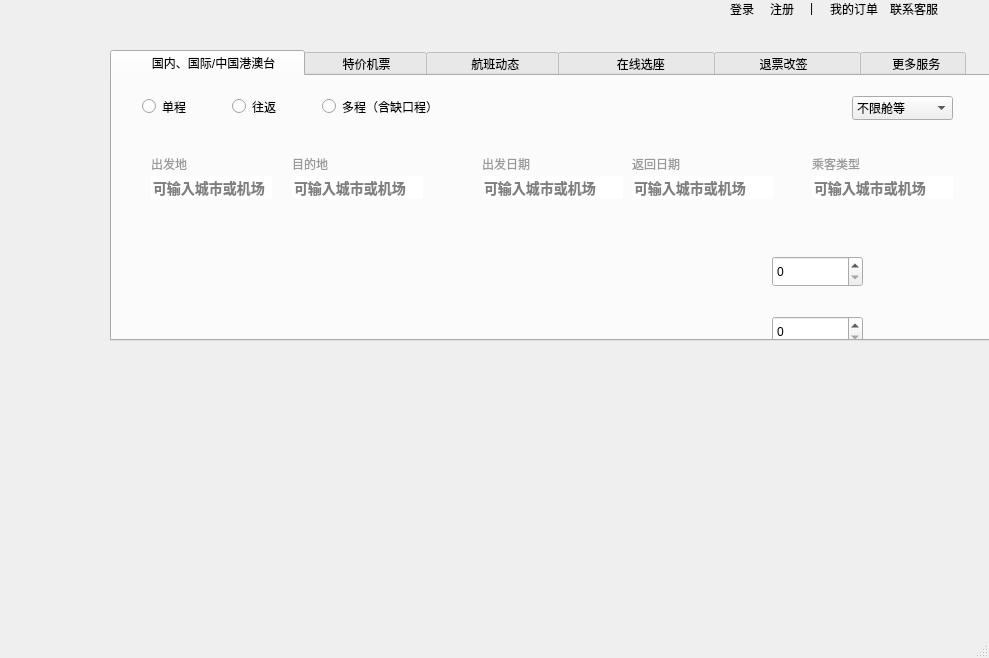
<?xml version="1.0" encoding="UTF-8"?>
<ui version="4.0">
 <class>MainWindow</class>
 <widget class="QMainWindow" name="MainWindow">
  <property name="geometry">
   <rect>
    <x>0</x>
    <y>0</y>
    <width>989</width>
    <height>658</height>
   </rect>
  </property>
  <property name="windowTitle">
   <string>MainWindow</string>
  </property>
  <property name="styleSheet">
   <string notr="true"/>
  </property>
  <widget class="QWidget" name="centralwidget">
   <widget class="QTabWidget" name="tabWidget">
    <property name="geometry">
     <rect>
      <x>110</x>
      <y>50</y>
      <width>881</width>
      <height>291</height>
     </rect>
    </property>
    <property name="toolTip">
     <string/>
    </property>
    <property name="accessibleName">
     <string/>
    </property>
    <property name="currentIndex">
     <number>0</number>
    </property>
    <widget class="QWidget" name="tab">
     <attribute name="title">
      <string>         国内、国际/中国港澳台     </string>
     </attribute>
     <widget class="QRadioButton" name="radioButton">
      <property name="geometry">
       <rect>
        <x>30</x>
        <y>20</y>
        <width>96</width>
        <height>21</height>
       </rect>
      </property>
      <property name="text">
       <string>单程</string>
      </property>
     </widget>
     <widget class="QRadioButton" name="radioButton_2">
      <property name="geometry">
       <rect>
        <x>120</x>
        <y>20</y>
        <width>96</width>
        <height>21</height>
       </rect>
      </property>
      <property name="text">
       <string>往返</string>
      </property>
     </widget>
     <widget class="QRadioButton" name="radioButton_3">
      <property name="geometry">
       <rect>
        <x>210</x>
        <y>20</y>
        <width>111</width>
        <height>21</height>
       </rect>
      </property>
      <property name="text">
       <string>多程（含缺口程）</string>
      </property>
     </widget>
     <widget class="QWidget" name="widget" native="true">
      <property name="geometry">
       <rect>
        <x>29</x>
        <y>80</y>
        <width>141</width>
        <height>51</height>
       </rect>
      </property>
      <widget class="QLabel" name="label_6">
       <property name="geometry">
        <rect>
         <x>10</x>
         <y>0</y>
         <width>54</width>
         <height>16</height>
        </rect>
       </property>
       <property name="styleSheet">
        <string notr="true">color: rgb(153, 153, 153);
border: none;
background-color: transparent;</string>
       </property>
       <property name="text">
        <string>出发地</string>
       </property>
      </widget>
      <widget class="QLineEdit" name="lineEdit">
       <property name="geometry">
        <rect>
         <x>10</x>
         <y>20</y>
         <width>121</width>
         <height>23</height>
        </rect>
       </property>
       <property name="styleSheet">
        <string notr="true">border: none;
font-weight: bold;
font-size: 14px;</string>
       </property>
       <property name="placeholderText">
        <string>可输入城市或机场</string>
       </property>
      </widget>
     </widget>
     <widget class="QWidget" name="widget_2" native="true">
      <property name="geometry">
       <rect>
        <x>170</x>
        <y>80</y>
        <width>151</width>
        <height>51</height>
       </rect>
      </property>
      <widget class="QLabel" name="label_7">
       <property name="geometry">
        <rect>
         <x>10</x>
         <y>0</y>
         <width>54</width>
         <height>16</height>
        </rect>
       </property>
       <property name="styleSheet">
        <string notr="true">color: rgb(153, 153, 153);
border: none;
background-color: transparent;</string>
       </property>
       <property name="text">
        <string>目的地</string>
       </property>
      </widget>
      <widget class="QLineEdit" name="lineEdit_2">
       <property name="geometry">
        <rect>
         <x>10</x>
         <y>20</y>
         <width>131</width>
         <height>23</height>
        </rect>
       </property>
       <property name="styleSheet">
        <string notr="true">border: none;
font-weight: bold;
font-size: 14px;</string>
       </property>
       <property name="placeholderText">
        <string>可输入城市或机场</string>
       </property>
      </widget>
     </widget>
     <widget class="QWidget" name="widget_3" native="true">
      <property name="geometry">
       <rect>
        <x>360</x>
        <y>80</y>
        <width>151</width>
        <height>51</height>
       </rect>
      </property>
      <widget class="QLabel" name="label_8">
       <property name="geometry">
        <rect>
         <x>10</x>
         <y>0</y>
         <width>54</width>
         <height>16</height>
        </rect>
       </property>
       <property name="styleSheet">
        <string notr="true">color: rgb(153, 153, 153);
border: none;
background-color: transparent;</string>
       </property>
       <property name="text">
        <string>出发日期</string>
       </property>
      </widget>
      <widget class="QLineEdit" name="lineEdit_4">
       <property name="geometry">
        <rect>
         <x>10</x>
         <y>20</y>
         <width>141</width>
         <height>23</height>
        </rect>
       </property>
       <property name="styleSheet">
        <string notr="true">border: none;
font-weight: bold;
font-size: 14px;</string>
       </property>
       <property name="placeholderText">
        <string>可输入城市或机场</string>
       </property>
      </widget>
     </widget>
     <widget class="QWidget" name="widget_4" native="true">
      <property name="geometry">
       <rect>
        <x>510</x>
        <y>80</y>
        <width>151</width>
        <height>51</height>
       </rect>
      </property>
      <widget class="QLabel" name="label_9">
       <property name="geometry">
        <rect>
         <x>10</x>
         <y>0</y>
         <width>54</width>
         <height>16</height>
        </rect>
       </property>
       <property name="styleSheet">
        <string notr="true">color: rgb(153, 153, 153);
border: none;
background-color: transparent;</string>
       </property>
       <property name="text">
        <string>返回日期</string>
       </property>
      </widget>
      <widget class="QLineEdit" name="lineEdit_6">
       <property name="geometry">
        <rect>
         <x>10</x>
         <y>20</y>
         <width>141</width>
         <height>23</height>
        </rect>
       </property>
       <property name="styleSheet">
        <string notr="true">border: none;
font-weight: bold;
font-size: 14px;</string>
       </property>
       <property name="placeholderText">
        <string>可输入城市或机场</string>
       </property>
      </widget>
     </widget>
     <widget class="QWidget" name="widget_5" native="true">
      <property name="geometry">
       <rect>
        <x>690</x>
        <y>80</y>
        <width>151</width>
        <height>51</height>
       </rect>
      </property>
      <widget class="QLabel" name="label_10">
       <property name="geometry">
        <rect>
         <x>10</x>
         <y>0</y>
         <width>54</width>
         <height>16</height>
        </rect>
       </property>
       <property name="styleSheet">
        <string notr="true">color: rgb(153, 153, 153);
border: none;
background-color: transparent;</string>
       </property>
       <property name="text">
        <string>乘客类型</string>
       </property>
      </widget>
      <widget class="QLineEdit" name="lineEdit_7">
       <property name="geometry">
        <rect>
         <x>10</x>
         <y>20</y>
         <width>141</width>
         <height>23</height>
        </rect>
       </property>
       <property name="styleSheet">
        <string notr="true">border: none;
font-weight: bold;
font-size: 14px;</string>
       </property>
       <property name="placeholderText">
        <string>可输入城市或机场</string>
       </property>
      </widget>
     </widget>
     <widget class="QWidget" name="widget_6" native="true">
      <property name="geometry">
       <rect>
        <x>540</x>
        <y>160</y>
        <width>241</width>
        <height>181</height>
       </rect>
      </property>
      <widget class="QLabel" name="label_11">
       <property name="geometry">
        <rect>
         <x>10</x>
         <y>10</y>
         <width>91</width>
         <height>41</height>
        </rect>
       </property>
       <property name="text">
        <string/>
       </property>
       <property name="pixmap">
        <pixmap resource="new_resources.qrc">:/newimages/newimages/1.png</pixmap>
       </property>
       <property name="scaledContents">
        <bool>true</bool>
       </property>
      </widget>
      <widget class="QLabel" name="label_12">
       <property name="geometry">
        <rect>
         <x>10</x>
         <y>70</y>
         <width>91</width>
         <height>41</height>
        </rect>
       </property>
       <property name="text">
        <string/>
       </property>
       <property name="pixmap">
        <pixmap resource="new_resources.qrc">:/newimages/newimages/3.png</pixmap>
       </property>
       <property name="scaledContents">
        <bool>true</bool>
       </property>
      </widget>
      <widget class="QLabel" name="label_13">
       <property name="geometry">
        <rect>
         <x>10</x>
         <y>130</y>
         <width>91</width>
         <height>41</height>
        </rect>
       </property>
       <property name="text">
        <string/>
       </property>
       <property name="pixmap">
        <pixmap resource="new_resources.qrc">:/newimages/newimages/2.png</pixmap>
       </property>
       <property name="scaledContents">
        <bool>true</bool>
       </property>
      </widget>
      <widget class="QSpinBox" name="spinBox">
       <property name="geometry">
        <rect>
         <x>120</x>
         <y>20</y>
         <width>91</width>
         <height>31</height>
        </rect>
       </property>
      </widget>
      <widget class="QSpinBox" name="spinBox_2">
       <property name="geometry">
        <rect>
         <x>120</x>
         <y>80</y>
         <width>91</width>
         <height>31</height>
        </rect>
       </property>
      </widget>
      <widget class="QSpinBox" name="spinBox_3">
       <property name="geometry">
        <rect>
         <x>120</x>
         <y>140</y>
         <width>91</width>
         <height>31</height>
        </rect>
       </property>
      </widget>
     </widget>
     <widget class="QComboBox" name="comboBox">
      <property name="geometry">
       <rect>
        <x>740</x>
        <y>20</y>
        <width>101</width>
        <height>24</height>
       </rect>
      </property>
      <item>
       <property name="text">
        <string>不限舱等</string>
       </property>
      </item>
      <item>
       <property name="text">
        <string>经济舱</string>
       </property>
      </item>
      <item>
       <property name="text">
        <string>公务/头等舱</string>
       </property>
      </item>
     </widget>
    </widget>
    <widget class="QWidget" name="tab_2">
     <attribute name="title">
      <string>        特价机票       </string>
     </attribute>
    </widget>
    <widget class="QWidget" name="tab_3">
     <attribute name="title">
      <string>          航班动态        </string>
     </attribute>
     <widget class="QRadioButton" name="radioButton_4">
      <property name="geometry">
       <rect>
        <x>20</x>
        <y>20</y>
        <width>96</width>
        <height>21</height>
       </rect>
      </property>
      <property name="text">
       <string>搜航班号</string>
      </property>
     </widget>
     <widget class="QRadioButton" name="radioButton_5">
      <property name="geometry">
       <rect>
        <x>140</x>
        <y>20</y>
        <width>96</width>
        <height>21</height>
       </rect>
      </property>
      <property name="text">
       <string>搜起降地</string>
      </property>
     </widget>
     <widget class="QWidget" name="widget_7" native="true">
      <property name="geometry">
       <rect>
        <x>620</x>
        <y>70</y>
        <width>231</width>
        <height>51</height>
       </rect>
      </property>
      <widget class="QLabel" name="label_17">
       <property name="geometry">
        <rect>
         <x>10</x>
         <y>0</y>
         <width>54</width>
         <height>16</height>
        </rect>
       </property>
       <property name="styleSheet">
        <string notr="true">color: rgb(153, 153, 153);
border: none;
background-color: transparent;</string>
       </property>
       <property name="text">
        <string>出发日期</string>
       </property>
      </widget>
      <widget class="QLineEdit" name="lineEdit_5">
       <property name="geometry">
        <rect>
         <x>10</x>
         <y>20</y>
         <width>141</width>
         <height>23</height>
        </rect>
       </property>
       <property name="styleSheet">
        <string notr="true">border: none;
font-weight: bold;
font-size: 14px;</string>
       </property>
       <property name="placeholderText">
        <string>可输入城市或机场</string>
       </property>
      </widget>
     </widget>
     <widget class="QStackedWidget" name="stackedWidget">
      <property name="geometry">
       <rect>
        <x>19</x>
        <y>59</y>
        <width>591</width>
        <height>71</height>
       </rect>
      </property>
      <property name="currentIndex">
       <number>0</number>
      </property>
      <widget class="QWidget" name="page">
       <widget class="QLineEdit" name="lineEdit_3">
        <property name="geometry">
         <rect>
          <x>10</x>
          <y>10</y>
          <width>581</width>
          <height>51</height>
         </rect>
        </property>
        <property name="font">
         <font>
          <pointsize>12</pointsize>
         </font>
        </property>
        <property name="text">
         <string/>
        </property>
        <property name="placeholderText">
         <string>  请填写航班号，如MU1234</string>
        </property>
       </widget>
      </widget>
      <widget class="QWidget" name="page_2"/>
     </widget>
     <zorder>stackedWidget</zorder>
     <zorder>radioButton_4</zorder>
     <zorder>radioButton_5</zorder>
     <zorder>widget_7</zorder>
    </widget>
    <widget class="QWidget" name="tab_4">
     <attribute name="title">
      <string>              在线选座           </string>
     </attribute>
    </widget>
    <widget class="QWidget" name="tab_5">
     <attribute name="title">
      <string>          退票改签            </string>
     </attribute>
    </widget>
    <widget class="QWidget" name="tab_6">
     <attribute name="title">
      <string>      更多服务    </string>
     </attribute>
     <widget class="QLabel" name="label_18">
      <property name="geometry">
       <rect>
        <x>50</x>
        <y>110</y>
        <width>54</width>
        <height>16</height>
       </rect>
      </property>
      <property name="text">
       <string>报销凭证</string>
      </property>
     </widget>
     <widget class="QLabel" name="label_19">
      <property name="geometry">
       <rect>
        <x>150</x>
        <y>110</y>
        <width>54</width>
        <height>16</height>
       </rect>
      </property>
      <property name="text">
       <string>机场攻略</string>
      </property>
     </widget>
     <widget class="QLabel" name="label_20">
      <property name="geometry">
       <rect>
        <x>250</x>
        <y>110</y>
        <width>91</width>
        <height>16</height>
       </rect>
      </property>
      <property name="text">
       <string>国内机场大全</string>
      </property>
     </widget>
     <widget class="QLabel" name="label_21">
      <property name="geometry">
       <rect>
        <x>360</x>
        <y>110</y>
        <width>81</width>
        <height>16</height>
       </rect>
      </property>
      <property name="text">
       <string>国际机场大全</string>
      </property>
     </widget>
     <widget class="QLabel" name="label_22">
      <property name="geometry">
       <rect>
        <x>480</x>
        <y>110</y>
        <width>54</width>
        <height>16</height>
       </rect>
      </property>
      <property name="text">
       <string>团体票</string>
      </property>
     </widget>
    </widget>
   </widget>
   <widget class="QLabel" name="label">
    <property name="geometry">
     <rect>
      <x>770</x>
      <y>0</y>
      <width>54</width>
      <height>16</height>
     </rect>
    </property>
    <property name="text">
     <string>&lt;html&gt;&lt;head/&gt;&lt;body&gt;&lt;p&gt;&lt;span style=&quot; color:#000000;&quot;&gt;注册&lt;/span&gt;&lt;/p&gt;&lt;/body&gt;&lt;/html&gt;</string>
    </property>
   </widget>
   <widget class="QLabel" name="label_2">
    <property name="geometry">
     <rect>
      <x>810</x>
      <y>0</y>
      <width>16</width>
      <height>16</height>
     </rect>
    </property>
    <property name="text">
     <string>&lt;html&gt;&lt;head/&gt;&lt;body&gt;&lt;p&gt;&lt;span style=&quot; color:#000000;&quot;&gt;|&lt;/span&gt;&lt;/p&gt;&lt;/body&gt;&lt;/html&gt;</string>
    </property>
   </widget>
   <widget class="QLabel" name="label_3">
    <property name="geometry">
     <rect>
      <x>830</x>
      <y>0</y>
      <width>54</width>
      <height>16</height>
     </rect>
    </property>
    <property name="text">
     <string>&lt;html&gt;&lt;head/&gt;&lt;body&gt;&lt;p&gt;&lt;span style=&quot; color:#000000;&quot;&gt;我的订单&lt;/span&gt;&lt;/p&gt;&lt;/body&gt;&lt;/html&gt;</string>
    </property>
   </widget>
   <widget class="QLabel" name="label_4">
    <property name="geometry">
     <rect>
      <x>890</x>
      <y>0</y>
      <width>54</width>
      <height>16</height>
     </rect>
    </property>
    <property name="text">
     <string>&lt;html&gt;&lt;head/&gt;&lt;body&gt;&lt;p&gt;&lt;span style=&quot; color:#000000;&quot;&gt;联系客服&lt;/span&gt;&lt;/p&gt;&lt;/body&gt;&lt;/html&gt;</string>
    </property>
   </widget>
   <widget class="QLabel" name="label_5">
    <property name="geometry">
     <rect>
      <x>730</x>
      <y>0</y>
      <width>31</width>
      <height>16</height>
     </rect>
    </property>
    <property name="text">
     <string>&lt;html&gt;&lt;head/&gt;&lt;body&gt;&lt;p&gt;&lt;span style=&quot; color:#000000;&quot;&gt;登录&lt;/span&gt;&lt;/p&gt;&lt;/body&gt;&lt;/html&gt;</string>
    </property>
   </widget>
  </widget>
  <widget class="QMenuBar" name="menubar">
   <property name="geometry">
    <rect>
     <x>0</x>
     <y>0</y>
     <width>989</width>
     <height>21</height>
    </rect>
   </property>
  </widget>
  <widget class="QStatusBar" name="statusbar"/>
 </widget>
 <resources>
  <include location="new_resources.qrc"/>
 </resources>
 <connections/>
</ui>
